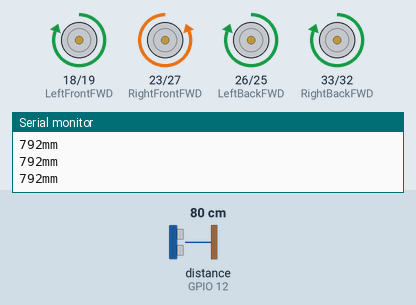
Bench run of a sketch on a simulated ESP32. Shown: motor-driver pin pairs drawn as motors (green arrow = first pin HIGH = forward, orange = second pin HIGH = backward, longer = more drive), the last lines printed to the serial monitor. Wiring (inferred from the names in the program): ultrasonic range finder: trigger GPIO 13; echo GPIO 12. The inputs (shaded band) are chosen by the test bench; at power-on: distance to the obstacle (sensor on GPIO 12) 80 cm. The echo pulse lasts 58.3 µs per cm.

Above: at 1.2 s.
1.3 s: distance to the obstacle (sensor on GPIO 12) set to 18 cm
2.8 s: distance to the obstacle (sensor on GPIO 12) set to 14 cm
At 4.8 s:
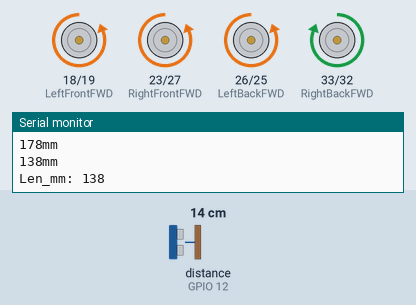
At 5.34 s:
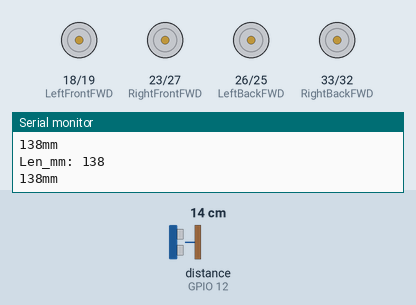
5.8 s: distance to the obstacle (sensor on GPIO 12) set to 35 cm
8.8 s: distance to the obstacle (sensor on GPIO 12) set to 2 cm
At 9.5 s:
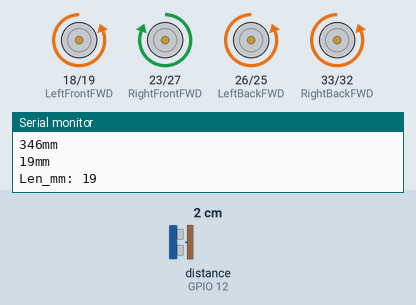
Timing chart, 0 to 12.8 s (numbered marks = the images above; inputs shaded):
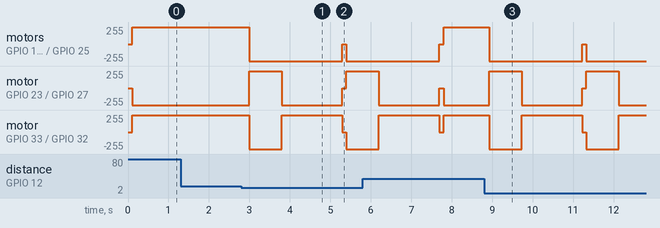

The sketch:

3_Ultrasonic_obstacle_avoidance.ino
```cpp
//超声波传感器
#define Trigpin 13
#define Echopin 12
//右
#define RightFrontFWD 23
#define RightFrontBWD 27
#define RightBackFWD  33
#define RightBackBWD  32

//左
#define LeftFrontFWD 18
#define LeftFrontBWD 19
#define LeftBackFWD  26
#define LeftBackBWD  25

int motorSpeed = 1;

void moveForward(int motorSpeed) {
  //前进
  digitalWrite(RightFrontBWD, motorSpeed); // 右前，前转，使用PWM控制速度
  digitalWrite(RightFrontFWD, 0);       // 如果RightFrontFWD不是PWM引脚，则设为低电平
  digitalWrite(RightBackBWD, 0);  // 右后，前转，使用PWM控制速度
  digitalWrite(RightBackFWD, motorSpeed);  // 如果RightBackBWD不是PWM引脚，则设为低电平

  digitalWrite(LeftFrontFWD, motorSpeed);  // 左前，前转，使用PWM控制速度
  digitalWrite(LeftFrontBWD, 0);        // 如果LeftFrontBWD不是PWM引脚，则设为低电平
  digitalWrite(LeftBackBWD, 0);   // 左后，前转，使用PWM控制速度
  digitalWrite(LeftBackFWD, motorSpeed);    // 如果LeftBackBWD不是PWM引脚，则设为低电平
}

void stopMoving() {
  //停止
  digitalWrite(RightFrontFWD, 0);
  digitalWrite(RightFrontBWD, 0);
  digitalWrite(RightBackFWD, 0);
  digitalWrite(RightBackBWD, 0);
  digitalWrite(LeftFrontFWD, 0);
  digitalWrite(LeftFrontBWD, 0);
  digitalWrite(LeftBackFWD, 0);
  digitalWrite(LeftBackBWD, 0);
}


void moveBackward(int motorSpeed) {
  //后退
  digitalWrite(RightFrontFWD, motorSpeed); // 右前轮，后退方向，利用PWM进行速度调控
  digitalWrite(RightFrontBWD, 0); // 若RightFrontBWD不支持PWM，则设为低电平
  digitalWrite(RightBackFWD, 0); // 右后轮，后退方向，利用PWM进行速度调控
  digitalWrite(RightBackBWD, motorSpeed); // 若RightBackFWD不支持PWM，则设为低电平

  digitalWrite(LeftFrontBWD, motorSpeed); // 左前轮，后退方向，利用PWM进行速度调控
  digitalWrite(LeftFrontFWD, 0); // 若LeftFrontFWD不支持PWM，则设为低电平
  digitalWrite(LeftBackFWD, 0); // 左后轮，后退方向，利用PWM进行速度调控
  digitalWrite(LeftBackBWD, motorSpeed); // 若LeftBackFWD不支持PWM，则设为低电平
}

void rotateLeft(int motorSpeed) {
  //左转
  digitalWrite(RightFrontBWD, motorSpeed); // 右前轮，前退方向，利用PWM进行速度调控
  digitalWrite(RightFrontFWD, LOW); // 若RightFrontFWD不支持PWM，则设为低电平
  digitalWrite(RightBackFWD, motorSpeed); // 右后轮，前进方向，利用PWM进行速度调控
  digitalWrite(RightBackBWD, LOW); // 若RightBackBWD不支持PWM，则设为低电平

  digitalWrite(LeftFrontBWD, motorSpeed); // 左前轮，后进方向，利用PWM进行速度调控
  digitalWrite(LeftFrontFWD, LOW); // 若LeftFrontBWD不支持PWM，则设为低电平
  digitalWrite(LeftBackBWD, motorSpeed); // 左后轮，后退方向，利用PWM进行速度调控
  digitalWrite(LeftBackFWD, LOW); // 若LeftBackFWD不支持PWM，则设为低电平
}

unsigned long measureDistance() {
    digitalWrite(Trigpin, HIGH);
    delayMicroseconds(20);
    digitalWrite(Trigpin, LOW);
    delayMicroseconds(10);
    unsigned long Time_Echo_us = pulseIn(Echopin, HIGH, 60000); // 设置超时时间为60000微秒
    if(Time_Echo_us > 1) {
        return (Time_Echo_us * 34 / 100) / 2;
    } else {
        return 0; // 如果读取失败，返回0
    }
}

void setup() {
  // put your setup code here, to run once:
  Serial.begin(115200);
  pinMode(Trigpin,OUTPUT);
  pinMode(Echopin,INPUT);

  pinMode(RightFrontFWD, OUTPUT);
  pinMode(RightFrontBWD, OUTPUT);
  pinMode(RightBackFWD, OUTPUT);
  pinMode(RightBackBWD, OUTPUT);
  pinMode(LeftFrontFWD, OUTPUT);
  pinMode(LeftFrontBWD, OUTPUT);
  pinMode(LeftBackFWD, OUTPUT);
  pinMode(LeftBackBWD, OUTPUT);

}

void loop() {
  unsigned long Len_mm = measureDistance();
  Serial.print(Len_mm,DEC);
  Serial.println("mm");
  delay(100);
  if(Len_mm >= 150) moveForward(motorSpeed);
  if(Len_mm < 150)
    {
      stopMoving();
      Serial.print("Len_mm: ");
      Serial.println(Len_mm);

      moveBackward(motorSpeed);//后退
      delay(800);
      rotateLeft(motorSpeed);//左移
      delay(1500);
      stopMoving();
    }
}
```

Measured:
- the behaviour switches between 16 and 15 cm on distance to the obstacle (sensor on GPIO 12) (found by bisection; images 0 and 1)
